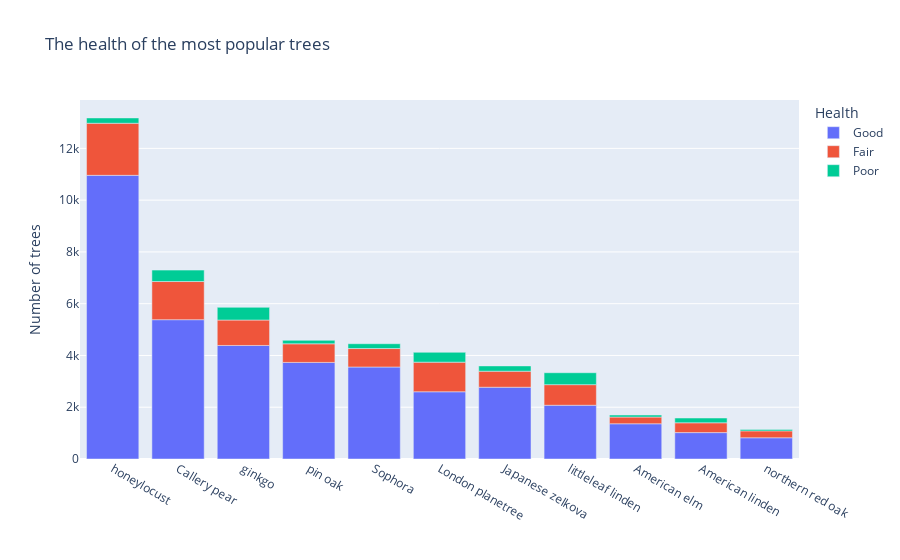

The code cell stored with this chart in its notebook:
### Code cell
fig = px.bar(
    tree_count.head(11),
    x='spc_common',
    y=['Good','Fair','Poor'],
    text_auto=False,
    title='The health of the most popular trees'
    )
fig.update_layout(yaxis_title='Number of trees', xaxis_title='', showlegend=True, legend_title='Health')
fig.show()

### Figure 1 — Plotly figure (JSON) as saved in the notebook; plotly's stock layout.template omitted (floating-point values rounded to 4 significant figures)
{"data": [{"alignmentgroup": "True", "hovertemplate": "variable=Good<br>spc_common=%{x}<br>value=%{y}<extra></extra>", "legendgroup": "Good", "marker": {"color": "#636efa", "pattern": {"shape": ""}}, "name": "Good", "offsetgroup": "Good", "orientation": "v", "showlegend": true, "textposition": "auto", "type": "bar", "x": ["honeylocust", "Callery pear", "ginkgo", "pin oak", "Sophora", "London planetree", "Japanese zelkova", "littleleaf linden", "American elm", "American linden", "northern red oak"], "xaxis": "x", "y": [10958, 5382, 4386, 3731, 3554, 2597, 2773, 2076, 1361, 1020, 820], "yaxis": "y"}, {"alignmentgroup": "True", "hovertemplate": "variable=Fair<br>spc_common=%{x}<br>value=%{y}<extra></extra>", "legendgroup": "Fair", "marker": {"color": "#EF553B", "pattern": {"shape": ""}}, "name": "Fair", "offsetgroup": "Fair", "orientation": "v", "showlegend": true, "textposition": "auto", "type": "bar", "x": ["honeylocust", "Callery pear", "ginkgo", "pin oak", "Sophora", "London planetree", "Japanese zelkova", "littleleaf linden", "American elm", "American linden", "northern red oak"], "xaxis": "x", "y": [2012, 1474, 982, 719, 713, 1144, 619, 796, 259, 379, 266], "yaxis": "y"}, {"alignmentgroup": "True", "hovertemplate": "variable=Poor<br>spc_common=%{x}<br>value=%{y}<extra></extra>", "legendgroup": "Poor", "marker": {"color": "#00cc96", "pattern": {"shape": ""}}, "name": "Poor", "offsetgroup": "Poor", "orientation": "v", "showlegend": true, "textposition": "auto", "type": "bar", "x": ["honeylocust", "Callery pear", "ginkgo", "pin oak", "Sophora", "London planetree", "Japanese zelkova", "littleleaf linden", "American elm", "American linden", "northern red oak"], "xaxis": "x", "y": [205, 441, 491, 134, 186, 381, 204, 461, 78, 184, 57], "yaxis": "y"}], "layout": {"barmode": "relative", "legend": {"title": {"text": "Health"}, "tracegroupgap": 0}, "showlegend": true, "title": {"text": "The health of the most popular trees"}, "xaxis": {"anchor": "y", "domain": [0, 1], "title": {"text": ""}}, "yaxis": {"anchor": "x", "domain": [0, 1], "title": {"text": "Number of trees"}}}}
